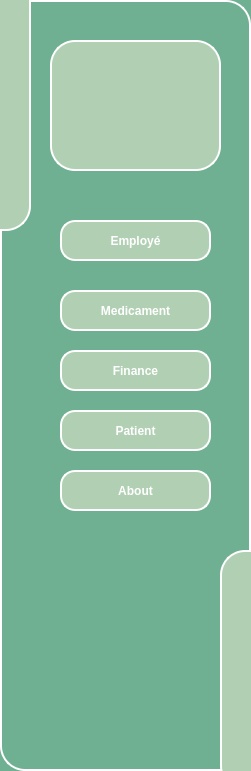
   <widget class="QWidget" name="left_menu" native="true">
    <property name="geometry">
     <rect>
      <x>0</x>
      <y>10</y>
      <width>251</width>
      <height>771</height>
     </rect>
    </property>
    <property name="styleSheet">
     <string notr="true">background-color:#6FAF92;
border-radius:25px;
 border: 2px solid white;         /* Bordure blanche */</string>
    </property>
    <widget class="QPushButton" name="employer">
     <property name="geometry">
      <rect>
       <x>60</x>
       <y>290</y>
       <width>151</width>
       <height>41</height>
      </rect>
     </property>
     <property name="styleSheet">
      <string notr="true">*{
    background-color: #B1D0B3;  /* Medium green button */
    border: 2px solid #FFFFFF;  /* Darker green border */
    border-radius: 15px;
    color: #FFFFFF;             /* White text for contrast */
 font-weight: bold; 
    padding: 5px;
}

*:hover {
    background-color: #81C784;  /* Lighter green on hover */
}
QPushButton:pressed{
background-color:#90e0ef;
font: 75 12pt &quot;System&quot;;
color:white;

}
</string>
     </property>
     <property name="text">
      <string>Medicament</string>
     </property>
     <property name="icon">
      <iconset>
       <normaloff>../../../../Downloads/user-check.svg</normaloff>../../../../Downloads/user-check.svg</iconset>
     </property>
    </widget>
    <widget class="QPushButton" name="fournisseur">
     <property name="geometry">
      <rect>
       <x>60</x>
       <y>410</y>
       <width>151</width>
       <height>41</height>
      </rect>
     </property>
     <property name="styleSheet">
      <string notr="true">*{
    background-color: #B1D0B3;  /* Medium green button */
    border: 2px solid #FFFFFF;  /* Darker green border */
    border-radius: 15px;
    color: #FFFFFF;             /* White text for contrast */
    padding: 5px;
 font-weight: bold; 
}

*:hover {
    background-color: #81C784;  /* Lighter green on hover */
}
QPushButton:pressed{
background-color:#90e0ef;
font: 75 12pt &quot;System&quot;;
color:white;

}
</string>
     </property>
     <property name="text">
      <string>Patient</string>
     </property>
     <property name="icon">
      <iconset>
       <normaloff>../../../../Downloads/command.svg</normaloff>../../../../Downloads/command.svg</iconset>
     </property>
    </widget>
    <widget class="QPushButton" name="materielle">
     <property name="geometry">
      <rect>
       <x>60</x>
       <y>350</y>
       <width>151</width>
       <height>41</height>
      </rect>
     </property>
     <property name="whatsThis">
      <string>&lt;html&gt;&lt;head/&gt;&lt;body&gt;&lt;p&gt;dvdvdq&lt;/p&gt;&lt;/body&gt;&lt;/html&gt;</string>
     </property>
     <property name="styleSheet">
      <string notr="true">*{
    background-color: #B1D0B3;  /* Medium green button */
    border: 2px solid #FFFFFF;  /* Darker green border */
    border-radius: 15px;
    color: #FFFFFF;             /* White text for contrast */
    padding: 5px;
 font-weight: bold; 
}

*:hover {
    background-color: #81C784;  /* Lighter green on hover */
}
QPushButton:pressed{
background-color:#90e0ef;
font: 75 12pt &quot;System&quot;;
color:white;

}
</string>
     </property>
     <property name="text">
      <string>Finance</string>
     </property>
     <property name="icon">
      <iconset>
       <normaloff>../../../../Downloads/git-pull-request.svg</normaloff>../../../../Downloads/git-pull-request.svg</iconset>
     </property>
    </widget>
    <widget class="QPushButton" name="facture">
     <property name="geometry">
      <rect>
       <x>60</x>
       <y>470</y>
       <width>151</width>
       <height>41</height>
      </rect>
     </property>
     <property name="styleSheet">
      <string notr="true">*{
    background-color: #B1D0B3;  /* Medium green button */
    border: 2px solid #FFFFFF;  /* Darker green border */
    border-radius: 15px;
    color: #FFFFFF;             /* White text for contrast */
    padding: 5px;
 font-weight: bold; 
}

*:hover {
    background-color: #81C784;  /* Lighter green on hover */
}
QPushButton:pressed{
background-color:#90e0ef;
font: 75 12pt &quot;System&quot;;
color:white;

}
</string>
     </property>
     <property name="text">
      <string>About</string>
     </property>
     <property name="icon">
      <iconset>
       <normaloff>../../../../Downloads/truck.svg</normaloff>../../../../Downloads/truck.svg</iconset>
     </property>
    </widget>
    <widget class="QPushButton" name="projet">
     <property name="geometry">
      <rect>
       <x>60</x>
       <y>220</y>
       <width>151</width>
       <height>41</height>
      </rect>
     </property>
     <property name="styleSheet">
      <string notr="true">*{
    background-color: #B1D0B3;  /* Medium green button */
    border: 2px solid #FFFFFF;  /* Darker green border */
    border-radius: 15px;
 font-weight: bold;   
  color: #FFFFFF;             /* White text for contrast */
    padding: 5px;
}

*:hover {
    background-color: #81C784;  /* Lighter green on hover */
}
QPushButton:pressed{
background-color:#90e0ef;
font: 75 12pt &quot;System&quot;;
color:white;

}
</string>
     </property>
     <property name="text">
      <string>Employé</string>
     </property>
     <property name="icon">
      <iconset>
       <normaloff>../../../../Downloads/users.svg</normaloff>../../../../Downloads/users.svg</iconset>
     </property>
    </widget>
    <widget class="QLabel" name="label_25">
     <property name="geometry">
      <rect>
       <x>220</x>
       <y>550</y>
       <width>101</width>
       <height>241</height>
      </rect>
     </property>
     <property name="styleSheet">
      <string notr="true">border-radius:25px;
background-color:#B1D0B3;
 border: 2px solid white;         /* Bordure blanche */</string>
     </property>
     <property name="text">
      <string/>
     </property>
    </widget>
    <widget class="QLabel" name="label_26">
     <property name="geometry">
      <rect>
       <x>-90</x>
       <y>-50</y>
       <width>121</width>
       <height>281</height>
      </rect>
     </property>
     <property name="styleSheet">
      <string notr="true">border-radius:25px;
background-color:#B1D0B3;
 border: 2px solid white;         /* Bordure blanche */</string>
     </property>
     <property name="text">
      <string/>
     </property>
    </widget>
    <widget class="QLabel" name="label">
     <property name="geometry">
      <rect>
       <x>50</x>
       <y>40</y>
       <width>171</width>
       <height>131</height>
      </rect>
     </property>
     <property name="styleSheet">
      <string notr="true">QLabel {
    background-color: #B1D0B3;  /* Fond transparent */
    color: black;                   /* Texte noir */
    border: 2px solid white;  /* Bordure transparente */
    padding: 5px;                   /* Espacement interne entre le texte et la bordure */
    font-weight: bold;              /* Texte en gras */
    font-size: 14px;                /* Taille de la police */
}
</string>
     </property>
     <property name="text">
      <string/>
     </property>
     <property name="pixmap">
      <pixmap>../../LL.png</pixmap>
     </property>
     <property name="scaledContents">
      <bool>true</bool>
     </property>
     <property name="wordWrap">
      <bool>true</bool>
     </property>
    </widget>
    <zorder>label_25</zorder>
    <zorder>fournisseur</zorder>
    <zorder>facture</zorder>
    <zorder>label_26</zorder>
    <zorder>employer</zorder>
    <zorder>projet</zorder>
    <zorder>materielle</zorder>
    <zorder>label</zorder>
   </widget>
